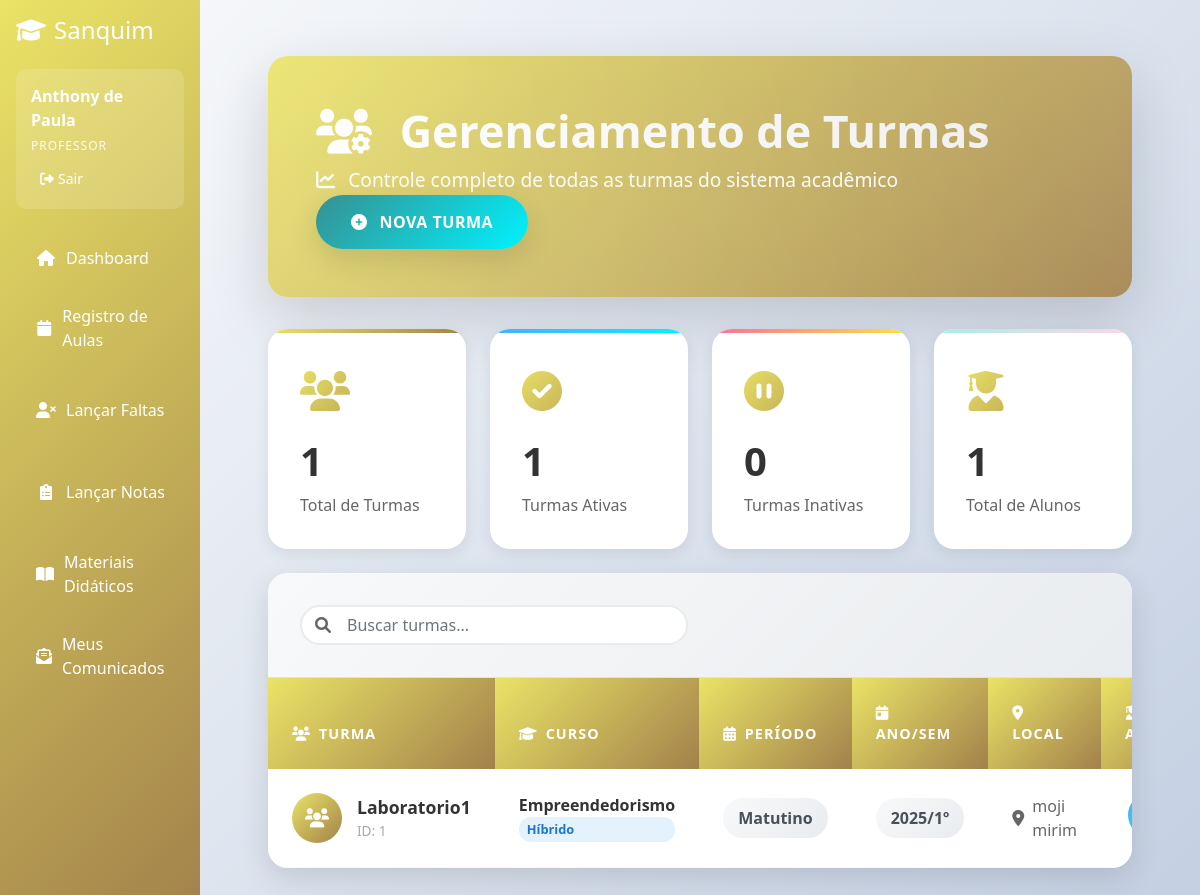
The page /turmas (signed in) on the database as committed earlier.
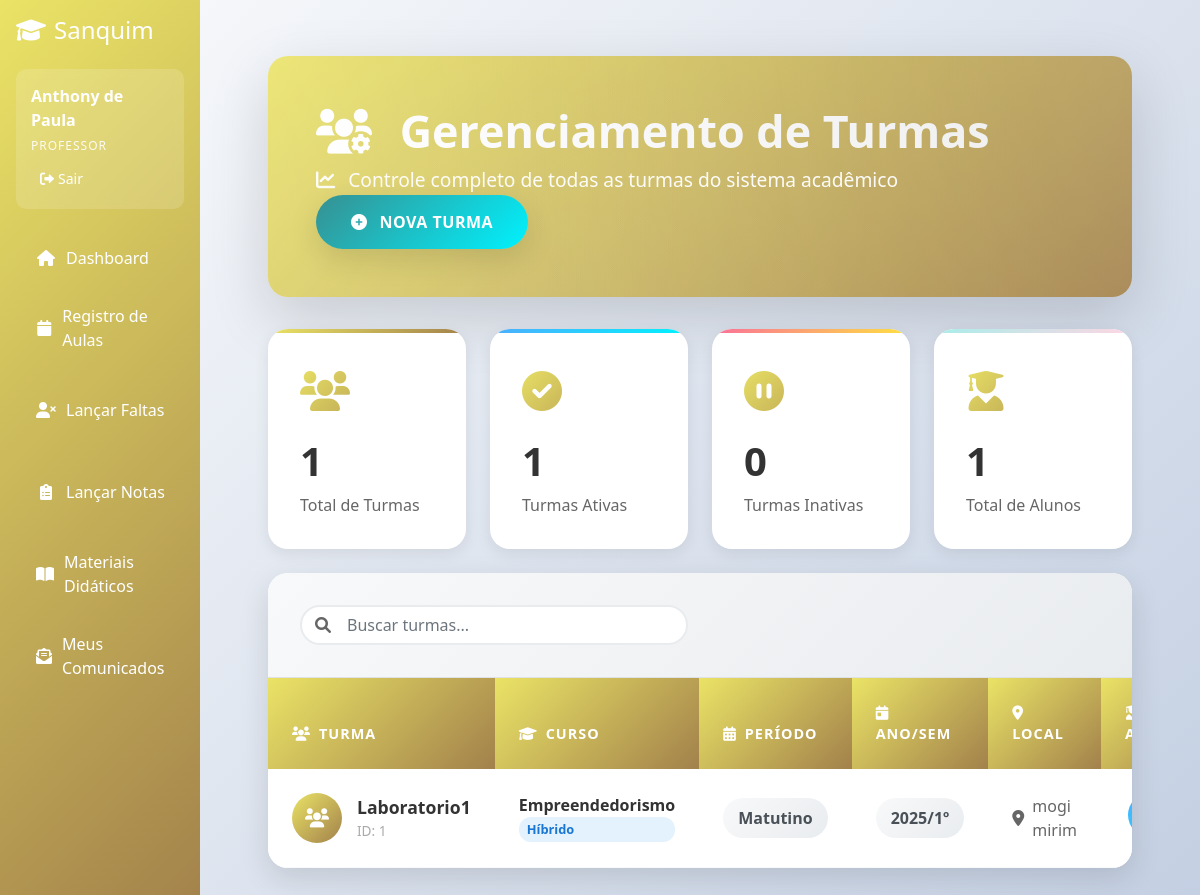
The same page on the database as committed later.
### app.py (models this page shows, shortened)
class Turma(db.Model):
    __tablename__ = 'turma'
    id = db.Column(db.Integer, primary_key=True)
    nome = db.Column(db.String(50), nullable=False)
    curso_id = db.Column(db.Integer, db.ForeignKey('curso.id'), nullable=False)
    local = db.Column(db.String(100))
    periodo = db.Column(db.String(20))  # Matutino, Vespertino, Noturno
    ano = db.Column(db.Integer, nullable=False)
    semestre = db.Column(db.Integer, nullable=False)  # 1 ou 2
    status = db.Column(db.Integer, default=1)  # 1-Ativo, 0-Inativo
    curso = db.relationship('Curso', backref='turmas_vinculadas')
    alunos = db.relationship('Aluno', backref='turma_atual')
    disciplinas = db.relationship('Disciplina', backref='turma_associada')

class Curso(db.Model):
    __tablename__ = 'curso'
    id = db.Column(db.Integer, primary_key=True)
    nome = db.Column(db.String(100), nullable=False)
    periodo = db.Column(db.String(50), nullable=False)  # Matutino, Vespertino, Noturno
    carga_horaria = db.Column(db.Integer, nullable=False)
    modalidade = db.Column(db.String(50), nullable=False)  # Presencial, Online, Híbrido
    status = db.Column(db.Integer, default=1)  # 1-Ativo, 0-Inativo

### app.py (the view)
@app.route('/turmas')
@login_required
def listar_turmas():
    turmas = Turma.query.all()
    return render_template('turmas/listar.html', turmas=turmas)

### app.py (called while the page is built)
def login_required(f):
    @wraps(f)
    def decorated_function(*args, **kwargs):
        if 'user_id' not in session:
            return redirect(url_for('login'))
        return f(*args, **kwargs)
    return decorated_function

### templates/turmas/listar.html (shortened to what the changed rows need)
{% extends "base.html" %}
{% block content %}
<div class="main-container">
    <div class="header-section">
        <div class="header-content d-flex justify-content-between align-items-center flex-wrap">
            <div class="mb-3 mb-md-0">
                <h1 class="page-title mb-2">
                    <i class="fas fa-users-cog me-3"></i>
                    Gerenciamento de Turmas
                </h1>
            </div>
        </div>
    </div>
    <div class="main-card">
        {% if turmas %}
        <div class="table-container">
            <div class="table-responsive">
                <table class="table custom-table" id="turmasTable">
                    <thead>
                        <tr>
                            <th><i class="fas fa-users me-2"></i>Turma</th>
                            <th><i class="fas fa-graduation-cap me-2"></i>Curso</th>
                            <th><i class="fas fa-calendar-alt me-2"></i>Período</th>
                            <th><i class="fas fa-calendar-day me-2"></i>Ano/Sem</th>
                            <th><i class="fas fa-map-marker-alt me-2"></i>Local</th>
                            <th><i class="fas fa-user-graduate me-2"></i>Alunos</th>
                        </tr>
                    </thead>
                    <tbody>
                        {% for turma in turmas %}
                        <tr data-status="{{ 'active' if turma.status == 1 else 'inactive' }}">
                            <td>
                                <div class="turma-info">
                                    <div class="turma-avatar">
                                        <i class="fas fa-users"></i>
                                    </div>
                                    <div>
                                        <span class="subject-name">{{ turma.nome }}</span>
                                        <small class="d-block text-muted-light">ID: {{ turma.id }}</small>
                                    </div>
                                </div>
                            </td>
                            <td>
                                <div class="curso-info">
                                    <span class="curso-name">{{ turma.curso.nome }}</span>
                                    <small class="d-block modalidade-badge">{{ turma.curso.modalidade }}</small>
                                </div>
                            </td>
                            <td>
                                <span class="periodo-badge">{{ turma.periodo }}</span>
                            </td>
                            <td>
                                <span class="ano-sem-badge">{{ turma.ano }}/{{ turma.semestre }}º</span>
                            </td>
                            <td>
                                <div class="local-info">
                                    <i class="fas fa-map-marker-alt me-2"></i>
                                    <span>{{ turma.local or 'Não definido' }}</span>
                                </div>
                            </td>
                            <td class="text-center">
                                <div class="student-count-container">
                                    <span class="student-count">
                                    </span>
                                </div>
                            </td>
                        </tr>
                        {% endfor %}
                    </tbody>
                </table>
            </div>
        </div>
        {% endif %}
    </div>
</div>
{% endblock %}

Rows that differ between the two databases and show on the page:
changed Turma "Laboratorio1": local "moji mirim" → "mogi mirim"
